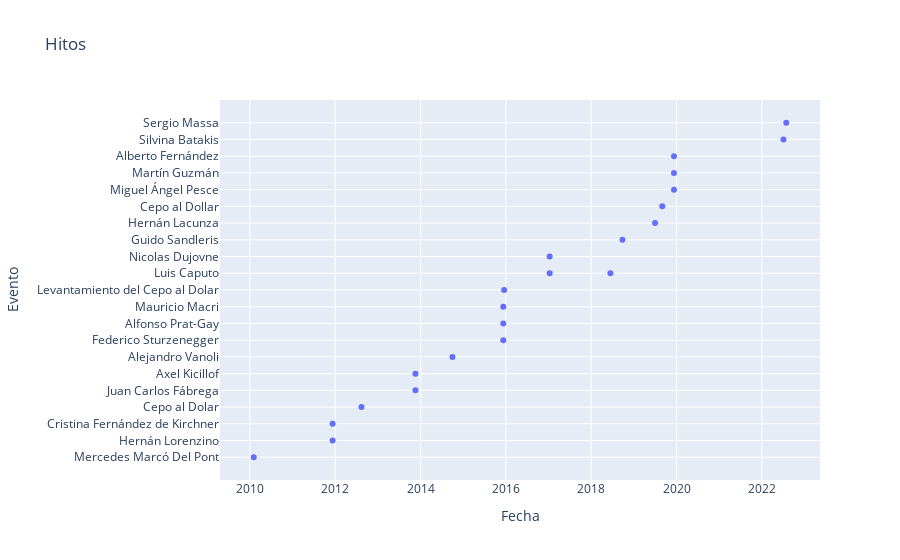

The notebook cell this image was saved under:
### Code cell
import plotly.graph_objs as go
import plotly.offline as pyo

# create the trace
trace = go.Scatter(x=milestone['d'], y=milestone['e'], mode='markers', name='Hitos')

# create the layout
layout = go.Layout(title='Hitos', xaxis=dict(title='Fecha'), yaxis=dict(title='Evento'))

# create the figure
fig = go.Figure(data=[trace], layout=layout)

# Show the chart
pyo.iplot(fig)

### Figure 1 — Plotly figure (JSON) as saved in the notebook; plotly's stock layout.template omitted (floating-point values rounded to 4 significant figures)
{"data": [{"mode": "markers", "name": "Hitos", "type": "scatter", "x": ["2010-02-03", "2011-12-10", "2011-12-10", "2012-08-13", "2013-11-18", "2013-11-18", "2014-10-01", "2015-12-10", "2015-12-10", "2015-12-10", "2015-12-17", "2017-01-10", "2017-01-10", "2018-06-14", "2018-09-25", "2019-07-01", "2019-09-01", "2019-12-10", "2019-12-10", "2019-12-10", "2022-07-04", "2022-07-28"], "y": ["Mercedes Marcó Del Pont", "Hernán Lorenzino", "Cristina Fernández de Kirchner", "Cepo al Dolar", "Juan Carlos Fábrega", "Axel Kicillof", "Alejandro Vanoli", "Federico Sturzenegger", "Alfonso Prat-Gay", "Mauricio Macri", "Levantamiento del Cepo al Dolar", "Luis Caputo", "Nicolas Dujovne", "Luis Caputo", "Guido Sandleris", "Hernán Lacunza", "Cepo al Dollar", "Miguel Ángel Pesce", "Martín Guzmán", "Alberto Fernández", "Silvina Batakis", "Sergio Massa"]}], "layout": {"title": {"text": "Hitos"}, "xaxis": {"title": {"text": "Fecha"}}, "yaxis": {"title": {"text": "Evento"}}}}
